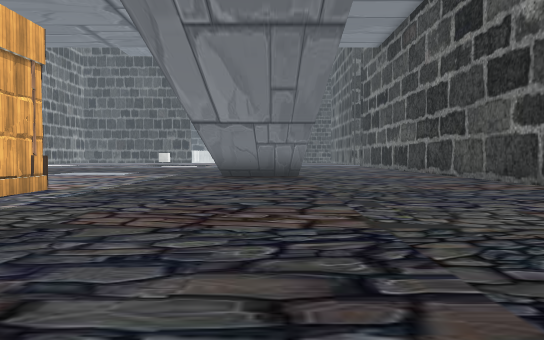
View 1 (above)

24 first-person views from a walk through a Unity game level. The camera is 1.3 m above the floor, tilts 2° down and sees 70° across. Doors are open. The floor is counted in squares, 2 m on a side. Each view is taken from the middle of a square. On the plan, view 1 faces up. The plan holds only what a view shows up to about 11 squares ahead; the rest is blank. The place goes on beyond the plan. Some surface patterns are stand-ins.

View 2
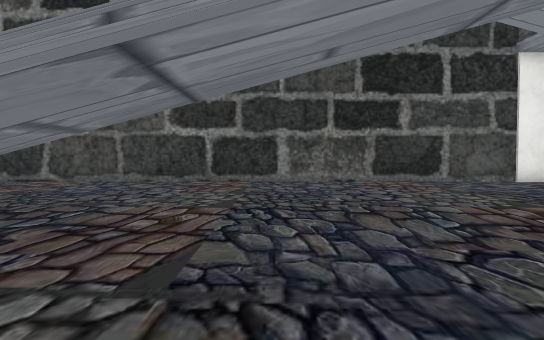

View 3
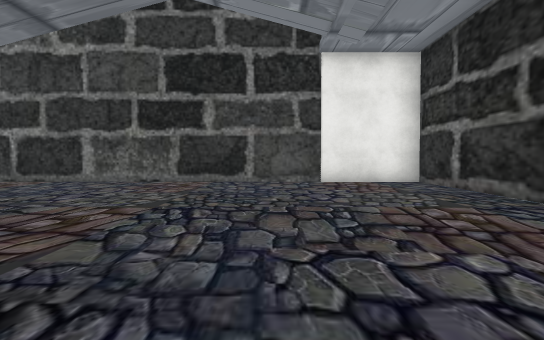

View 4
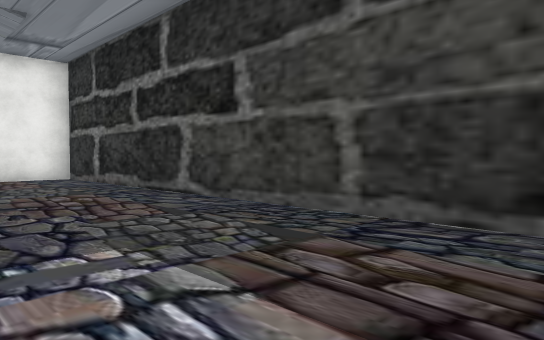

View 5
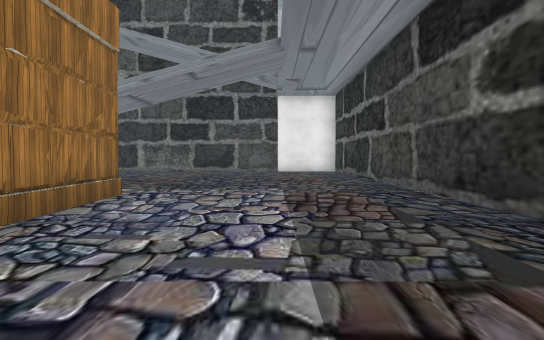

View 6
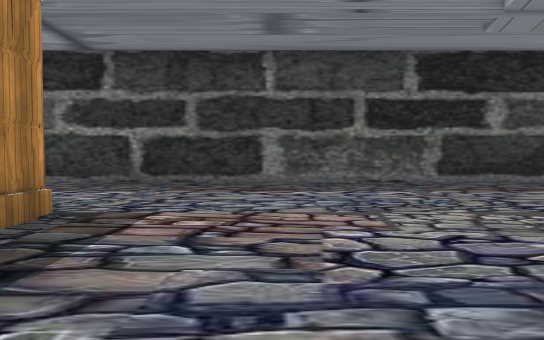

View 7
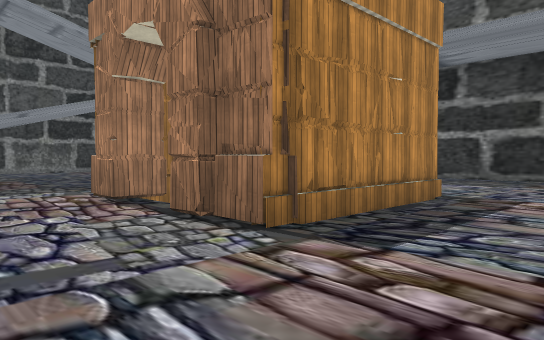

View 8
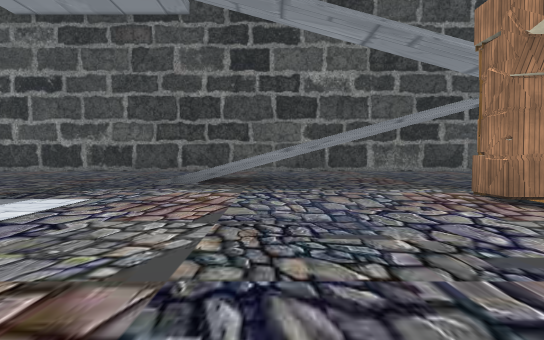

View 9
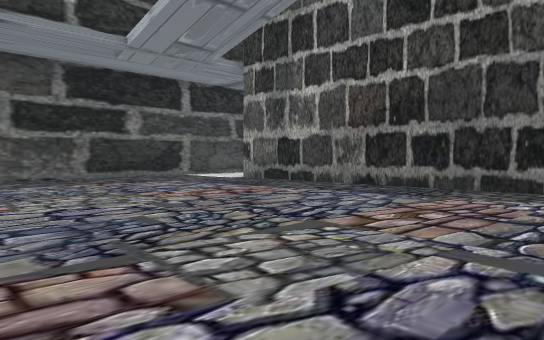

View 10
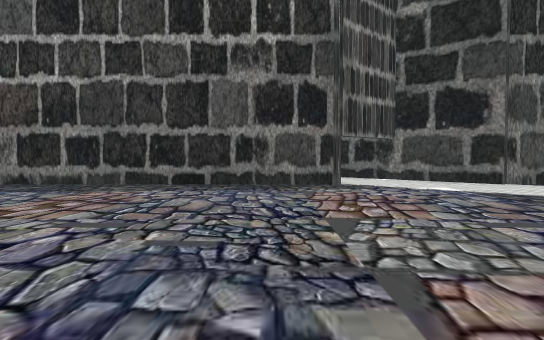

View 11
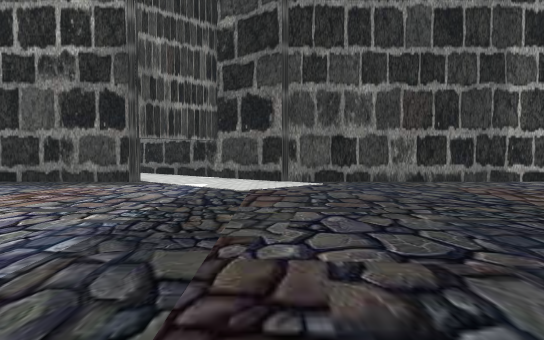

View 12
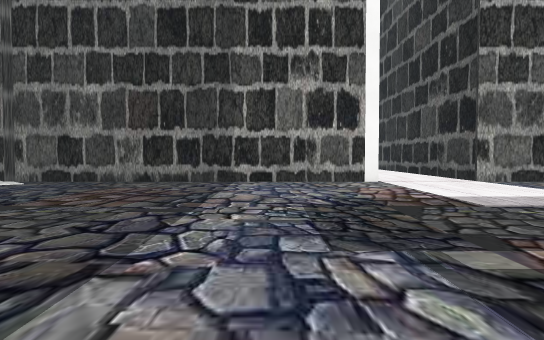

View 13
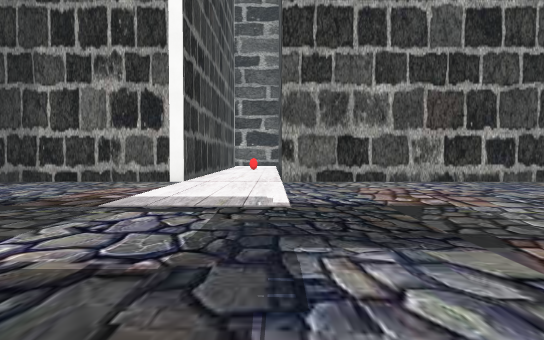

View 14
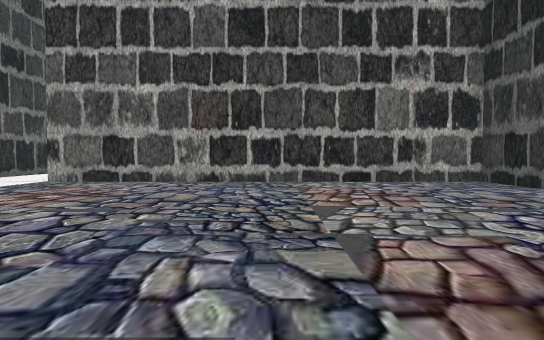

View 15
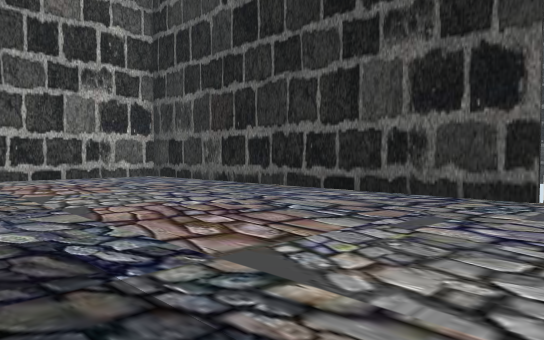

View 16
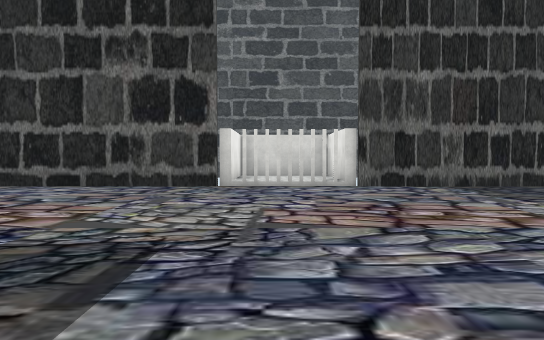

View 17
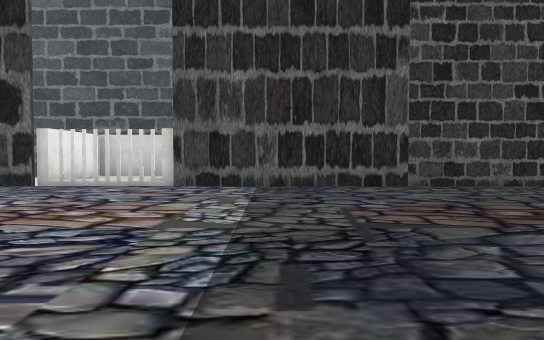

View 18
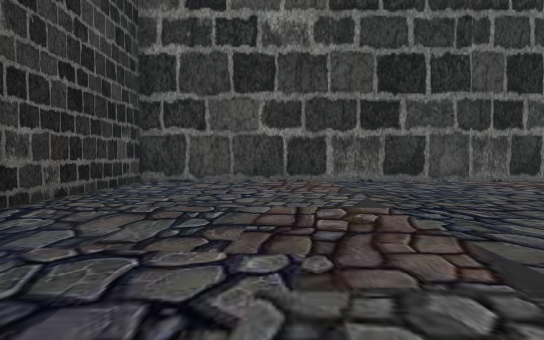

View 19
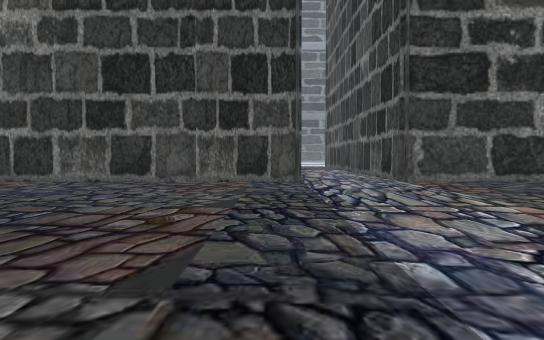

View 20
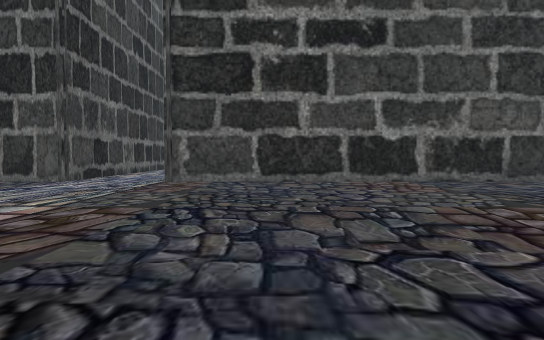

View 21
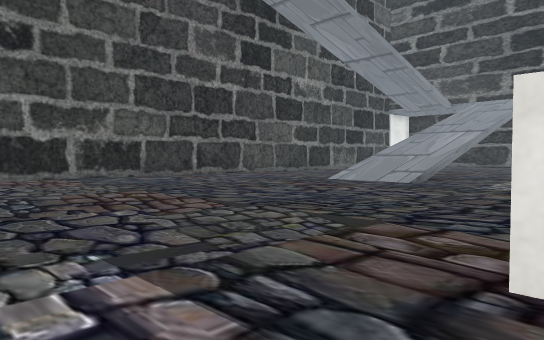

View 22
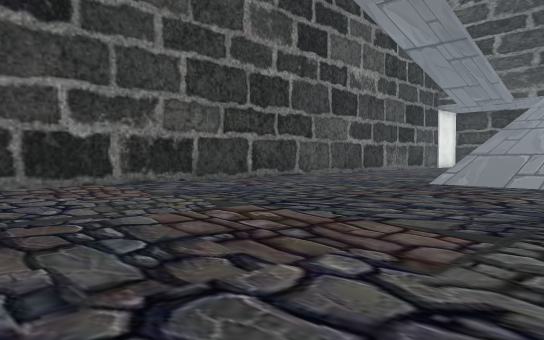

View 23
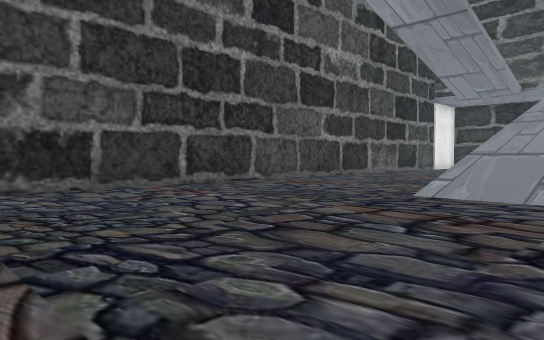

View 24
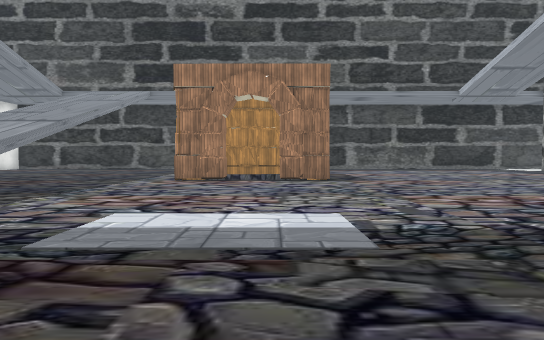

### Floor plan
Points are (right, up) in squares from view 1. A wall is a line through its corners. A room is listed if a view was taken in it or the views show most of it. See-through windows are left out.
Room 1 (views 1, 2, 3, 4, 5, 6, 7, 8, 9, 10, 11, 12, 13, 14, 15, 16, 17, 18, 19, 20, 21, 22, 23, 24)
walls: (-7.9, 7.8) (-7.2, 7.8); (-5.8, 7.8) (-5, 7.8); (-5.8, 7.6) (-4.4, 7.6) (-4.4, 6.2); (-18.8, 16.3) (-21.1, 14); (-19, 12.6) (-19, 2.4); (-19.1, 12.7) (-18.8, 12.3); (-8.6, 4.7) (-8.4, 5.9); (-20, 25.6) (-19, 25.6) (-19, 16.4); (-6.2, 3.6) (-7.3, 3.4); (-8.5, 3.5) (-8.5, 7.7) (-7.1, 7.6); (-4.4, 3.6) (-7.5, 3.5); (7, 28.3) (5.9, 28.3) (5.9, 39.4) (-7.8, 39.4); (-7.9, 39.4) (-19, 39.4) (-19, 28.3) (-20, 28.3); (-17.9, -1.8) (5.9, -1.8) (5.9, 25.6) (7.1, 25.6)
ways out: open door at (-3.5, 28); gap at (-6.7, 7.7)
objects: other object (-6, 22)
Room 2 (no view inside)
walls: (-7.9, 42) (-7.9, 39.4); (-5.4, 39.5) (-5.4, 41.9)

Positions as (right, up) in squares from view 1, and headings:
1: (0, 0), facing up
2: (-4, 7), facing right
3: (-4, 2), facing right
4: (-6, 2), facing down-right
5: (-11, 1), facing right
6: (-11, 8), facing down
7: (-11, 10), facing down-right
8: (-11, 11), facing right
9: (-11, 10), facing down-left
10: (-10, 11), facing left
11: (-9, 16), facing left
12: (-9, 23), facing left
13: (-9, 28), facing left
14: (-9, 34), facing left
15: (-7, 33), facing up-left
16: (-7, 31), facing up
17: (-3, 31), facing up
18: (-4, 36), facing right
19: (-4, 29), facing right
20: (-4, 23), facing right
21: (-6, 23), facing down-right
22: (-3, 23), facing down-right
23: (-2, 20), facing down-right
24: (-7, 18), facing down
